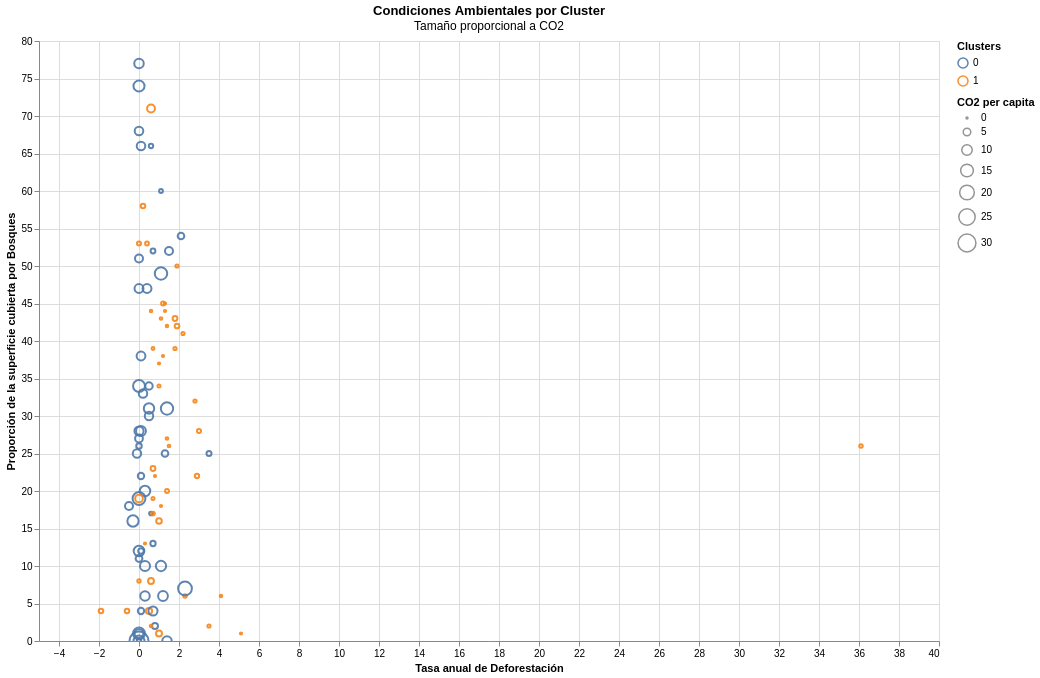

Notebook code for this chart:
### Code cell
def plot_env (df,cluster):

  cls = cluster+':N'
  #Search_Box
  search_box = alt.param(
      value='',
      bind=alt.binding(input='search', placeholder="Pais", name='Buscar ')
  )
  search_matches = alt.expr.test(alt.expr.regexp(search_box, "i"), alt.datum.Pais)
  opacity = (
      alt.when(search_matches)
      .then(alt.value(0.9))
      .otherwise(alt.value(0.2))
  )
  chart = alt.Chart(df).mark_point().encode(
      x=alt.X('Deforestacion:Q', title='Tasa anual de Deforestación'),
      y=alt.Y('Bosques:Q', title='Proporción de la superficie cubierta por Bosques'),
      size=alt.Size('CO2:Q', title="CO2 per capita"),
      color=alt.Color(cls, legend=alt.Legend(title="Clusters")),
      opacity=opacity,
      tooltip=['Pais','Tasa','Mortalidad', 'Mujeres','PNB', 'Luz', 'Telefonia','Energia','Agua']
  ).properties(
      width=900,
      height=600,
      title={
        "text": 'Condiciones Ambientales por Cluster',
        "subtitle": 'Tamaño proporcional a CO2'
      }
  ).add_params(
      search_box
  ).interactive()

  return chart.show()

plot_env(df, 'Kmeans')

### Figure 1 — Vega-Lite specification as saved in the notebook (floating-point values rounded to 4 significant figures)
{"config": {"view": {"continuousWidth": 300, "continuousHeight": 300}}, "data": {"name": "data-a7391ea73116aedfbb3d8dbe4f2b0b8d"}, "mark": {"type": "point"}, "encoding": {"color": {"field": "Kmeans", "legend": {"title": "Clusters"}, "type": "nominal"}, "opacity": {"condition": [{"test": "test(regexp(param_27,'i'),datum.Pais)", "value": 0.9}], "value": 0.2}, "size": {"field": "CO2", "title": "CO2 per capita", "type": "quantitative"}, "tooltip": [{"field": "Pais", "type": "nominal"}, {"field": "Tasa", "type": "quantitative"}, {"field": "Mortalidad", "type": "quantitative"}, {"field": "Mujeres", "type": "quantitative"}, {"field": "PNB", "type": "quantitative"}, {"field": "Luz", "type": "quantitative"}, {"field": "Telefonia", "type": "quantitative"}, {"field": "Energia", "type": "quantitative"}, {"field": "Agua", "type": "quantitative"}], "x": {"field": "Deforestacion", "title": "Tasa anual de Deforestación", "type": "quantitative"}, "y": {"field": "Bosques", "title": "Proporción de la superficie cubierta por Bosques", "type": "quantitative"}}, "height": 600, "params": [{"name": "param_27", "bind": {"input": "search", "name": "Buscar ", "placeholder": "Pais"}, "value": ""}, {"name": "param_28", "select": {"type": "interval", "encodings": ["x", "y"]}, "bind": "scales"}], "title": {"text": "Condiciones Ambientales por Cluster", "subtitle": "Tamaño proporcional a CO2"}, "width": 900, "$schema": "https://vega.github.io/schema/vega-lite/v5.20.1.json", "datasets": {"data-a7391ea73116aedfbb3d8dbe4f2b0b8d": [{"Pais": "Albania       ", "Tasa": 1.0, "Mortalidad": 30, "Mujeres": 41, "PNB": 2199, "Luz": 3903, "Telefonia": 12, "Agua": 94, "Bosques": 53, "Deforestacion": 0.0, "Energia": 341, "CO2": 1.2, "Kmeans": 1}, {"Pais": "Angola        ", "Tasa": 3.0, "Mortalidad": 124, "Mujeres": 46, "PNB": 4422, "Luz": 922, "Telefonia": 6, "Agua": 57, "Bosques": 19, "Deforestacion": 0.7, "Energia": 89, "CO2": 0.5, "Kmeans": 1}, {"Pais": "Arabia Saudi  ", "Tasa": 4.3, "Mortalidad": 21, "Mujeres": 13, "PNB": 133540, "Luz": 91019, "Telefonia": 96, "Agua": 497, "Bosques": 1, "Deforestacion": 0.0, "Energia": 4566, "CO2": 13.1, "Kmeans": 0}, {"Pais": "Argelia       ", "Tasa": 2.5, "Mortalidad": 34, "Mujeres": 24, "PNB": 44609, "Luz": 19883, "Telefonia": 42, "Agua": 180, "Bosques": 2, "Deforestacion": 0.8, "Energia": 906, "CO2": 3.0, "Kmeans": 0}, {"Pais": "Argentina     ", "Tasa": 1.3, "Mortalidad": 22, "Mujeres": 31, "PNB": 278431, "Luz": 65962, "Telefonia": 160, "Agua": 1043, "Bosques": 22, "Deforestacion": 0.1, "Energia": 1504, "CO2": 3.5, "Kmeans": 0}, {"Pais": "Australia     ", "Tasa": 1.4, "Mortalidad": 6, "Mujeres": 43, "PNB": 337909, "Luz": 167155, "Telefonia": 510, "Agua": 933, "Bosques": 19, "Deforestacion": 0.0, "Energia": 5341, "CO2": 15.3, "Kmeans": 0}, {"Pais": "Austria       ", "Tasa": 0.6, "Mortalidad": 6, "Mujeres": 41, "PNB": 216547, "Luz": 53259, "Telefonia": 465, "Agua": 304, "Bosques": 47, "Deforestacion": 0.4, "Energia": 3301, "CO2": 7.2, "Kmeans": 0}, {"Pais": "Bangladesh    ", "Tasa": 2.0, "Mortalidad": 79, "Mujeres": 42, "PNB": 28599, "Luz": 9891, "Telefonia": 2, "Agua": 220, "Bosques": 6, "Deforestacion": 4.1, "Energia": 64, "CO2": 0.2, "Kmeans": 1}, {"Pais": "Bélgica       ", "Tasa": 0.3, "Mortalidad": 8, "Mujeres": 40, "PNB": 25710, "Luz": 72236, "Telefonia": 457, "Agua": 917, "Bosques": 20, "Deforestacion": 0.3, "Energia": 5120, "CO2": 10.1, "Kmeans": 0}, {"Pais": "Benin         ", "Tasa": 3.0, "Mortalidad": 95, "Mujeres": 48, "PNB": 2034, "Luz": 6, "Telefonia": 5, "Agua": 26, "Bosques": 45, "Deforestacion": 1.3, "Energia": 20, "CO2": 0.1, "Kmeans": 1}, {"Pais": "Bielorrusia   ", "Tasa": 0.4, "Mortalidad": 13, "Mujeres": 49, "PNB": 21356, "Luz": 31397, "Telefonia": 190, "Agua": 295, "Bosques": 31, "Deforestacion": 0.5, "Energia": 2392, "CO2": 9.9, "Kmeans": 0}, {"Pais": "Bolivia       ", "Tasa": 2.3, "Mortalidad": 69, "Mujeres": 37, "PNB": 5905, "Luz": 2824, "Telefonia": 35, "Agua": 201, "Bosques": 45, "Deforestacion": 1.2, "Energia": 373, "CO2": 1.0, "Kmeans": 1}, {"Pais": "Brasil        ", "Tasa": 1.6, "Mortalidad": 44, "Mujeres": 35, "PNB": 579787, "Luz": 260682, "Telefonia": 75, "Agua": 246, "Bosques": 66, "Deforestacion": 0.6, "Energia": 718, "CO2": 1.4, "Kmeans": 0}, {"Pais": "Bulgaria      ", "Tasa": 0.6, "Mortalidad": 15, "Mujeres": 48, "PNB": 11225, "Luz": 381333, "Telefonia": 335, "Agua": 1544, "Bosques": 33, "Deforestacion": 0.2, "Energia": 2438, "CO2": 6.4, "Kmeans": 0}, {"Pais": "Camerún       ", "Tasa": 2.9, "Mortalidad": 56, "Mujeres": 38, "PNB": 8615, "Luz": 2740, "Telefonia": 4, "Agua": 38, "Bosques": 44, "Deforestacion": 0.6, "Energia": 103, "CO2": 0.2, "Kmeans": 1}, {"Pais": "Canadá        ", "Tasa": 1.3, "Mortalidad": 6, "Mujeres": 45, "PNB": 573695, "Luz": 554227, "Telefonia": 590, "Agua": 14602, "Bosques": 49, "Deforestacion": 1.1, "Energia": 7854, "CO2": 14.4, "Kmeans": 0}, {"Pais": "Colombia      ", "Tasa": 1.8, "Mortalidad": 26, "Mujeres": 37, "PNB": 70263, "Luz": 43354, "Telefonia": 100, "Agua": 174, "Bosques": 52, "Deforestacion": 0.7, "Energia": 622, "CO2": 1.8, "Kmeans": 0}, {"Pais": "Congo         ", "Tasa": 3.1, "Mortalidad": 90, "Mujeres": 43, "PNB": 1784, "Luz": 435, "Telefonia": 8, "Agua": 20, "Bosques": 58, "Deforestacion": 0.2, "Energia": 331, "CO2": 1.6, "Kmeans": 1}, {"Pais": "Corea del Nor ", "Tasa": 1.8, "Mortalidad": 26, "Mujeres": 45, "PNB": 12870, "Luz": 38000, "Telefonia": 47, "Agua": 687, "Bosques": 74, "Deforestacion": 0.0, "Energia": 1129, "CO2": 11.2, "Kmeans": 0}, {"Pais": "Corea del Sur ", "Tasa": 0.9, "Mortalidad": 10, "Mujeres": 40, "PNB": 435137, "Luz": 164993, "Telefonia": 415, "Agua": 632, "Bosques": 66, "Deforestacion": 0.1, "Energia": 2982, "CO2": 6.6, "Kmeans": 0}, {"Pais": "Costa de Marf ", "Tasa": 3.4, "Mortalidad": 86, "Mujeres": 33, "PNB": 9248, "Luz": 2305, "Telefonia": 8, "Agua": 66, "Bosques": 34, "Deforestacion": 1.0, "Energia": 103, "CO2": 0.5, "Kmeans": 1}, {"Pais": "Costa Rica    ", "Tasa": 2.5, "Mortalidad": 13, "Mujeres": 30, "PNB": 8884, "Luz": 4772, "Telefonia": 164, "Agua": 780, "Bosques": 28, "Deforestacion": 3.0, "Energia": 558, "CO2": 1.2, "Kmeans": 1}, {"Pais": "Cuba          ", "Tasa": 0.9, "Mortalidad": 9, "Mujeres": 38, "PNB": 7450, "Luz": 10982, "Telefonia": 32, "Agua": 870, "Bosques": 16, "Deforestacion": 1.0, "Energia": 923, "CO2": 2.6, "Kmeans": 1}, {"Pais": "Chile         ", "Tasa": 1.6, "Mortalidad": 12, "Mujeres": 32, "PNB": 59151, "Luz": 25276, "Telefonia": 132, "Agua": 1626, "Bosques": 12, "Deforestacion": 0.1, "Energia": 1012, "CO2": 2.6, "Kmeans": 0}, {"Pais": "China         ", "Tasa": 1.36, "Mortalidad": 34, "Mujeres": 45, "PNB": 744890, "Luz": 928083, "Telefonia": 34, "Agua": 461, "Bosques": 13, "Deforestacion": 0.7, "Energia": 664, "CO2": 2.3, "Kmeans": 0}, {"Pais": "Dinamarca     ", "Tasa": 0.2, "Mortalidad": 6, "Mujeres": 46, "PNB": 156027, "Luz": 40097, "Telefonia": 613, "Agua": 233, "Bosques": 12, "Deforestacion": 0.0, "Energia": 3977, "CO2": 10.4, "Kmeans": 0}, {"Pais": "R. Dominicana ", "Tasa": 2.0, "Mortalidad": 37, "Mujeres": 29, "PNB": 11390, "Luz": 6182, "Telefonia": 79, "Agua": 446, "Bosques": 22, "Deforestacion": 2.9, "Energia": 337, "CO2": 1.4, "Kmeans": 1}, {"Pais": "Ecuador       ", "Tasa": 2.3, "Mortalidad": 36, "Mujeres": 26, "PNB": 15997, "Luz": 8256, "Telefonia": 61, "Agua": 581, "Bosques": 43, "Deforestacion": 1.8, "Energia": 565, "CO2": 1.8, "Kmeans": 1}, {"Pais": "Egipto        ", "Tasa": 2.2, "Mortalidad": 56, "Mujeres": 29, "PNB": 45507, "Luz": 51947, "Telefonia": 46, "Agua": 956, "Bosques": 0, "Deforestacion": 0.0, "Energia": 600, "CO2": 1.5, "Kmeans": 0}, {"Pais": "El Salvador   ", "Tasa": 1.8, "Mortalidad": 36, "Mujeres": 34, "PNB": 9057, "Luz": 3211, "Telefonia": 53, "Agua": 245, "Bosques": 6, "Deforestacion": 2.3, "Energia": 370, "CO2": 0.7, "Kmeans": 1}, {"Pais": "E. Arabes Uni ", "Tasa": 5.8, "Mortalidad": 16, "Mujeres": 13, "PNB": 42806, "Luz": 18870, "Telefonia": 283, "Agua": 884, "Bosques": 0, "Deforestacion": 0.0, "Energia": 10531, "CO2": 33.9, "Kmeans": 0}, {"Pais": "Eslovaquia    ", "Tasa": 0.3, "Mortalidad": 11, "Mujeres": 48, "PNB": 15848, "Luz": 24740, "Telefonia": 208, "Agua": 337, "Bosques": 38, "Deforestacion": 0.1, "Energia": 3243, "CO2": 7.0, "Kmeans": 0}, {"Pais": "España        ", "Tasa": 0.2, "Mortalidad": 7, "Mujeres": 36, "PNB": 532347, "Luz": 161654, "Telefonia": 385, "Agua": 781, "Bosques": 51, "Deforestacion": 0.0, "Energia": 2458, "CO2": 5.7, "Kmeans": 0}, {"Pais": "Etiopia       ", "Tasa": 2.6, "Mortalidad": 112, "Mujeres": 41, "PNB": 5722, "Luz": 1293, "Telefonia": 2, "Agua": 51, "Bosques": 13, "Deforestacion": 0.3, "Energia": 22, "CO2": 0.1, "Kmeans": 1}, {"Pais": "Filipinas     ", "Tasa": 2.3, "Mortalidad": 39, "Mujeres": 37, "PNB": 71865, "Luz": 27062, "Telefonia": 21, "Agua": 686, "Bosques": 26, "Deforestacion": 36.1, "Energia": 316, "CO2": 0.8, "Kmeans": 1}, {"Pais": "Finlandia     ", "Tasa": 0.4, "Mortalidad": 5, "Mujeres": 48, "PNB": 105174, "Luz": 65546, "Telefonia": 550, "Agua": 440, "Bosques": 77, "Deforestacion": 0.0, "Energia": 5997, "CO2": 8.2, "Kmeans": 0}, {"Pais": "Francia       ", "Tasa": 0.5, "Mortalidad": 6, "Mujeres": 44, "PNB": 1451051, "Luz": 479200, "Telefonia": 558, "Agua": 665, "Bosques": 25, "Deforestacion": -0.1, "Energia": 4042, "CO2": 6.3, "Kmeans": 0}, {"Pais": "Gabón         ", "Tasa": 2.9, "Mortalidad": 89, "Mujeres": 44, "PNB": 3759, "Luz": 933, "Telefonia": 30, "Agua": 57, "Bosques": 71, "Deforestacion": 0.6, "Energia": 652, "CO2": 5.5, "Kmeans": 1}, {"Pais": "Ghana         ", "Tasa": 3.0, "Mortalidad": 73, "Mujeres": 51, "PNB": 6719, "Luz": 6115, "Telefonia": 4, "Agua": 35, "Bosques": 42, "Deforestacion": 1.4, "Energia": 93, "CO2": 0.2, "Kmeans": 1}, {"Pais": "Grecia        ", "Tasa": 0.5, "Mortalidad": 8, "Mujeres": 36, "PNB": 85885, "Luz": 40623, "Telefonia": 493, "Agua": 523, "Bosques": 47, "Deforestacion": 0.0, "Energia": 2260, "CO2": 7.2, "Kmeans": 0}, {"Pais": "Guatamela     ", "Tasa": 2.9, "Mortalidad": 44, "Mujeres": 26, "PNB": 14255, "Luz": 3161, "Telefonia": 27, "Agua": 139, "Bosques": 39, "Deforestacion": 1.8, "Energia": 210, "CO2": 0.6, "Kmeans": 1}, {"Pais": "Haití         ", "Tasa": 2.0, "Mortalidad": 72, "Mujeres": 43, "PNB": 1777, "Luz": 362, "Telefonia": 8, "Agua": 7, "Bosques": 1, "Deforestacion": 5.1, "Energia": 29, "CO2": 0.1, "Kmeans": 1}, {"Pais": "Países Bajos  ", "Tasa": 0.6, "Mortalidad": 6, "Mujeres": 40, "PNB": 371039, "Luz": 79647, "Telefonia": 525, "Agua": 518, "Bosques": 10, "Deforestacion": 0.3, "Energia": 4580, "CO2": 9.2, "Kmeans": 0}, {"Pais": "Honduras      ", "Tasa": 3.0, "Mortalidad": 45, "Mujeres": 30, "PNB": 3566, "Luz": 2672, "Telefonia": 29, "Agua": 294, "Bosques": 41, "Deforestacion": 2.2, "Energia": 204, "CO2": 0.6, "Kmeans": 1}, {"Pais": "Hungría       ", "Tasa": -0.3, "Mortalidad": 11, "Mujeres": 44, "PNB": 42129, "Luz": 33486, "Telefonia": 185, "Agua": 661, "Bosques": 18, "Deforestacion": -0.5, "Energia": 2383, "CO2": 5.8, "Kmeans": 0}, {"Pais": "India         ", "Tasa": 1.9, "Mortalidad": 68, "Mujeres": 32, "PNB": 319660, "Luz": 386500, "Telefonia": 13, "Agua": 612, "Bosques": 17, "Deforestacion": 0.6, "Energia": 248, "CO2": 0.9, "Kmeans": 0}, {"Pais": "Indonesia     ", "Tasa": 1.7, "Mortalidad": 51, "Mujeres": 40, "PNB": 190105, "Luz": 53414, "Telefonia": 17, "Agua": 96, "Bosques": 60, "Deforestacion": 1.1, "Energia": 366, "CO2": 1.0, "Kmeans": 0}, {"Pais": "Irak          ", "Tasa": 2.7, "Mortalidad": 108, "Mujeres": 18, "PNB": 24600, "Luz": 27060, "Telefonia": 33, "Agua": 4575, "Bosques": 4, "Deforestacion": 0.1, "Energia": 1213, "CO2": 3.4, "Kmeans": 0}, {"Pais": "Irán          ", "Tasa": 3.2, "Mortalidad": 45, "Mujeres": 24, "PNB": 113400, "Luz": 79128, "Telefonia": 79, "Agua": 1362, "Bosques": 11, "Deforestacion": 0.0, "Energia": 1505, "CO2": 4.0, "Kmeans": 0}, {"Pais": "Irlanda       ", "Tasa": 0.1, "Mortalidad": 6, "Mujeres": 33, "PNB": 52765, "Luz": 17105, "Telefonia": 365, "Agua": 233, "Bosques": 6, "Deforestacion": 1.2, "Energia": 3137, "CO2": 8.7, "Kmeans": 0}, {"Pais": "Islandia      ", "Tasa": 1.1, "Mortalidad": 4, "Mujeres": 44, "PNB": 6686, "Luz": 4780, "Telefonia": 555, "Agua": 636, "Bosques": 1, "Deforestacion": 0.0, "Energia": 7932, "CO2": 6.8, "Kmeans": 0}, {"Pais": "Israel        ", "Tasa": 2.7, "Mortalidad": 8, "Mujeres": 40, "PNB": 878775, "Luz": 32781, "Telefonia": 418, "Agua": 408, "Bosques": 6, "Deforestacion": 0.3, "Energia": 2717, "CO2": 8.1, "Kmeans": 0}, {"Pais": "Jordania      ", "Tasa": 4.7, "Mortalidad": 31, "Mujeres": 21, "PNB": 6354, "Luz": 5076, "Telefonia": 73, "Agua": 173, "Bosques": 1, "Deforestacion": 1.0, "Energia": 1067, "CO2": 3.0, "Kmeans": 1}, {"Pais": "Kenia         ", "Tasa": 2.9, "Mortalidad": 58, "Mujeres": 46, "PNB": 7583, "Luz": 3539, "Telefonia": 9, "Agua": 87, "Bosques": 2, "Deforestacion": 0.6, "Energia": 110, "CO2": 0.2, "Kmeans": 1}, {"Pais": "Kuwait        ", "Tasa": 0.15, "Mortalidad": 11, "Mujeres": 28, "PNB": 28941, "Luz": 22798, "Telefonia": 230, "Agua": 525, "Bosques": 0, "Deforestacion": 0.0, "Energia": 8622, "CO2": 11.2, "Kmeans": 0}, {"Pais": "Líbano        ", "Tasa": 2.3, "Mortalidad": 32, "Mujeres": 28, "PNB": 10673, "Luz": 5184, "Telefonia": 82, "Agua": 271, "Bosques": 8, "Deforestacion": 0.6, "Energia": 964, "CO2": 2.9, "Kmeans": 1}, {"Pais": "Libia         ", "Tasa": 3.6, "Mortalidad": 61, "Mujeres": 21, "PNB": 23400, "Luz": 17800, "Telefonia": 59, "Agua": 880, "Bosques": 0, "Deforestacion": 1.4, "Energia": 2499, "CO2": 8.1, "Kmeans": 0}, {"Pais": "Malasia       ", "Tasa": 2.5, "Mortalidad": 12, "Mujeres": 37, "PNB": 78321, "Luz": 39093, "Telefonia": 166, "Agua": 768, "Bosques": 54, "Deforestacion": 2.1, "Energia": 1699, "CO2": 3.8, "Kmeans": 0}, {"Pais": "Marruecos     ", "Tasa": 2.0, "Mortalidad": 55, "Mujeres": 35, "PNB": 29545, "Luz": 11100, "Telefonia": 43, "Agua": 427, "Bosques": 20, "Deforestacion": 1.4, "Energia": 327, "CO2": 1.1, "Kmeans": 1}, {"Pais": "México        ", "Tasa": 2.1, "Mortalidad": 33, "Mujeres": 31, "PNB": 304596, "Luz": 147926, "Telefonia": 96, "Agua": 899, "Bosques": 25, "Deforestacion": 1.3, "Energia": 1561, "CO2": 3.8, "Kmeans": 0}, {"Pais": "Mozambique    ", "Tasa": 1.8, "Mortalidad": 113, "Mujeres": 48, "PNB": 1353, "Luz": 490, "Telefonia": 3, "Agua": 55, "Bosques": 22, "Deforestacion": 0.8, "Energia": 40, "CO2": 0.1, "Kmeans": 1}, {"Pais": "Birmania      ", "Tasa": 1.8, "Mortalidad": 83, "Mujeres": 43, "PNB": 35840, "Luz": 3500, "Telefonia": 3, "Agua": 101, "Bosques": 44, "Deforestacion": 1.3, "Energia": 49, "CO2": 0.1, "Kmeans": 1}, {"Pais": "Nepal         ", "Tasa": 2.5, "Mortalidad": 91, "Mujeres": 40, "PNB": 4391, "Luz": 927, "Telefonia": 4, "Agua": 150, "Bosques": 37, "Deforestacion": 1.0, "Energia": 28, "CO2": 0.1, "Kmeans": 1}, {"Pais": "Nicaragua     ", "Tasa": 3.1, "Mortalidad": 46, "Mujeres": 36, "PNB": 1659, "Luz": 1688, "Telefonia": 23, "Agua": 367, "Bosques": 50, "Deforestacion": 1.9, "Energia": 300, "CO2": 0.6, "Kmeans": 1}, {"Pais": "Nigeria       ", "Tasa": 2.9, "Mortalidad": 80, "Mujeres": 36, "PNB": 28411, "Luz": 15530, "Telefonia": 4, "Agua": 41, "Bosques": 17, "Deforestacion": 0.7, "Energia": 162, "CO2": 0.9, "Kmeans": 1}, {"Pais": "Noruega       ", "Tasa": 0.5, "Mortalidad": 5, "Mujeres": 46, "PNB": 136077, "Luz": 113488, "Telefonia": 556, "Agua": 488, "Bosques": 31, "Deforestacion": 1.4, "Energia": 5318, "CO2": 14.1, "Kmeans": 0}, {"Pais": "Nueva Zelanda ", "Tasa": 1.0, "Mortalidad": 7, "Mujeres": 44, "PNB": 51655, "Luz": 35135, "Telefonia": 479, "Agua": 589, "Bosques": 28, "Deforestacion": 0.0, "Energia": 4245, "CO2": 7.6, "Kmeans": 0}, {"Pais": "Omán          ", "Tasa": 4.5, "Mortalidad": 18, "Mujeres": 15, "PNB": 10578, "Luz": 6187, "Telefonia": 77, "Agua": 564, "Bosques": 19, "Deforestacion": 0.0, "Energia": 2392, "CO2": 5.3, "Kmeans": 1}, {"Pais": "Pakistán      ", "Tasa": 3.0, "Mortalidad": 90, "Mujeres": 26, "PNB": 59991, "Luz": 58529, "Telefonia": 16, "Agua": 2053, "Bosques": 2, "Deforestacion": 3.5, "Energia": 254, "CO2": 0.6, "Kmeans": 1}, {"Pais": "Panamá        ", "Tasa": 1.9, "Mortalidad": 23, "Mujeres": 34, "PNB": 7253, "Luz": 3380, "Telefonia": 114, "Agua": 754, "Bosques": 42, "Deforestacion": 1.9, "Energia": 618, "CO2": 1.7, "Kmeans": 1}, {"Pais": "Paraguay      ", "Tasa": 2.7, "Mortalidad": 41, "Mujeres": 29, "PNB": 8158, "Luz": 36415, "Telefonia": 31, "Agua": 109, "Bosques": 32, "Deforestacion": 2.8, "Energia": 299, "CO2": 0.6, "Kmeans": 1}, {"Pais": "Perú          ", "Tasa": 2.1, "Mortalidad": 47, "Mujeres": 29, "PNB": 55019, "Luz": 15563, "Telefonia": 47, "Agua": 300, "Bosques": 53, "Deforestacion": 0.4, "Energia": 367, "CO2": 1.0, "Kmeans": 1}, {"Pais": "Polonia       ", "Tasa": 0.4, "Mortalidad": 14, "Mujeres": 46, "PNB": 107839, "Luz": 135347, "Telefonia": 148, "Agua": 321, "Bosques": 28, "Deforestacion": 0.1, "Energia": 2401, "CO2": 8.9, "Kmeans": 0}, {"Pais": "Portugal      ", "Tasa": 0.1, "Mortalidad": 7, "Mujeres": 43, "PNB": 96829, "Luz": 31380, "Telefonia": 361, "Agua": 739, "Bosques": 34, "Deforestacion": 0.5, "Energia": 1827, "CO2": 4.8, "Kmeans": 0}, {"Pais": "Reino Unido   ", "Tasa": 0.3, "Mortalidad": 6, "Mujeres": 43, "PNB": 1094734, "Luz": 325383, "Telefonia": 502, "Agua": 205, "Bosques": 10, "Deforestacion": 1.1, "Energia": 3732, "CO2": 9.8, "Kmeans": 0}, {"Pais": "Rep. Checa    ", "Tasa": 0.0, "Mortalidad": 8, "Mujeres": 47, "PNB": 39990, "Luz": 58705, "Telefonia": 236, "Agua": 266, "Bosques": 34, "Deforestacion": 0.0, "Energia": 3868, "CO2": 13.1, "Kmeans": 0}, {"Pais": "Rumanía       ", "Tasa": 0.0, "Mortalidad": 23, "Mujeres": 44, "PNB": 33488, "Luz": 55136, "Telefonia": 131, "Agua": 1134, "Bosques": 27, "Deforestacion": 0.0, "Energia": 1733, "CO2": 5.4, "Kmeans": 0}, {"Pais": "Senegal       ", "Tasa": 2.8, "Mortalidad": 62, "Mujeres": 42, "PNB": 5070, "Luz": 1002, "Telefonia": 10, "Agua": 202, "Bosques": 39, "Deforestacion": 0.7, "Energia": 97, "CO2": 0.4, "Kmeans": 1}, {"Pais": "Singapur      ", "Tasa": 1.8, "Mortalidad": 4, "Mujeres": 38, "PNB": 79831, "Luz": 20046, "Telefonia": 478, "Agua": 847, "Bosques": 7, "Deforestacion": 2.3, "Energia": 8103, "CO2": 17.7, "Kmeans": 0}, {"Pais": "Sirir         ", "Tasa": 3.1, "Mortalidad": 32, "Mujeres": 26, "PNB": 15780, "Luz": 15186, "Telefonia": 63, "Agua": 435, "Bosques": 4, "Deforestacion": 0.5, "Energia": 997, "CO2": 3.3, "Kmeans": 1}, {"Pais": "Sri Lanka     ", "Tasa": 1.3, "Mortalidad": 16, "Mujeres": 35, "PNB": 12616, "Luz": 4387, "Telefonia": 11, "Agua": 503, "Bosques": 27, "Deforestacion": 1.4, "Energia": 97, "CO2": 0.3, "Kmeans": 1}, {"Pais": "Sudán         ", "Tasa": 2.2, "Mortalidad": 77, "Mujeres": 28, "PNB": 7510, "Luz": 1333, "Telefonia": 3, "Agua": 633, "Bosques": 18, "Deforestacion": 1.1, "Energia": 66, "CO2": 0.1, "Kmeans": 1}, {"Pais": "Suecia        ", "Tasa": 0.6, "Mortalidad": 4, "Mujeres": 48, "PNB": 209720, "Luz": 142895, "Telefonia": 681, "Agua": 341, "Bosques": 68, "Deforestacion": 0.0, "Energia": 5723, "CO2": 6.6, "Kmeans": 0}, {"Pais": "Suiza         ", "Tasa": 0.8, "Mortalidad": 6, "Mujeres": 40, "PNB": 286014, "Luz": 65724, "Telefonia": 613, "Agua": 173, "Bosques": 30, "Deforestacion": 0.5, "Energia": 3629, "CO2": 6.4, "Kmeans": 0}, {"Pais": "Sudáfrica     ", "Tasa": 2.3, "Mortalidad": 50, "Mujeres": 37, "PNB": 130918, "Luz": 189316, "Telefonia": 95, "Agua": 359, "Bosques": 4, "Deforestacion": 0.7, "Energia": 2146, "CO2": 7.5, "Kmeans": 0}, {"Pais": "Tailandia     ", "Tasa": 1.3, "Mortalidad": 35, "Mujeres": 46, "PNB": 159630, "Luz": 71177, "Telefonia": 59, "Agua": 602, "Bosques": 25, "Deforestacion": 3.5, "Energia": 769, "CO2": 2.0, "Kmeans": 0}, {"Pais": "Tanzania      ", "Tasa": 3.1, "Mortalidad": 82, "Mujeres": 49, "PNB": 3703, "Luz": 1913, "Telefonia": 3, "Agua": 40, "Bosques": 38, "Deforestacion": 1.2, "Energia": 34, "CO2": 0.1, "Kmeans": 1}, {"Pais": "Túnez         ", "Tasa": 2.1, "Mortalidad": 39, "Mujeres": 30, "PNB": 16369, "Luz": 6714, "Telefonia": 58, "Agua": 381, "Bosques": 4, "Deforestacion": -1.9, "Energia": 595, "CO2": 1.6, "Kmeans": 1}, {"Pais": "Turquia       ", "Tasa": 1.9, "Mortalidad": 48, "Mujeres": 35, "PNB": 169452, "Luz": 78322, "Telefonia": 212, "Agua": 585, "Bosques": 26, "Deforestacion": 0.0, "Energia": 957, "CO2": 2.5, "Kmeans": 0}, {"Pais": "Ucrania       ", "Tasa": 0.1, "Mortalidad": 15, "Mujeres": 49, "PNB": 84084, "Luz": 202995, "Telefonia": 157, "Agua": 673, "Bosques": 16, "Deforestacion": -0.3, "Energia": 3180, "CO2": 11.7, "Kmeans": 0}, {"Pais": "Uruguay       ", "Tasa": 0.6, "Mortalidad": 148, "Mujeres": 40, "PNB": 16458, "Luz": 7617, "Telefonia": 196, "Agua": 241, "Bosques": 4, "Deforestacion": -0.6, "Energia": 629, "CO2": 1.6, "Kmeans": 1}, {"Pais": "Venezuela     ", "Tasa": 2.4, "Mortalidad": 23, "Mujeres": 33, "PNB": 65382, "Luz": 73116, "Telefonia": 111, "Agua": 382, "Bosques": 52, "Deforestacion": 1.5, "Energia": 2186, "CO2": 5.7, "Kmeans": 0}, {"Pais": "Vietnam       ", "Tasa": 2.2, "Mortalidad": 41, "Mujeres": 49, "PNB": 17634, "Luz": 12270, "Telefonia": 11, "Agua": 414, "Bosques": 26, "Deforestacion": 1.5, "Energia": 101, "CO2": 0.3, "Kmeans": 1}, {"Pais": "Yemen         ", "Tasa": 4.2, "Mortalidad": 100, "Mujeres": 29, "PNB": 4044, "Luz": 2159, "Telefonia": 12, "Agua": 335, "Bosques": 8, "Deforestacion": 0.0, "Energia": 206, "CO2": 0.7, "Kmeans": 1}, {"Pais": "Zambia        ", "Tasa": 2.6, "Mortalidad": 109, "Mujeres": 45, "PNB": 3605, "Luz": 7785, "Telefonia": 8, "Agua": 186, "Bosques": 43, "Deforestacion": 1.1, "Energia": 149, "CO2": 0.3, "Kmeans": 1}, {"Pais": "Zimbabue      ", "Tasa": 2.8, "Mortalidad": 55, "Mujeres": 44, "PNB": 5933, "Luz": 7334, "Telefonia": 14, "Agua": 136, "Bosques": 23, "Deforestacion": 0.7, "Energia": 438, "CO2": 1.8, "Kmeans": 1}]}}
